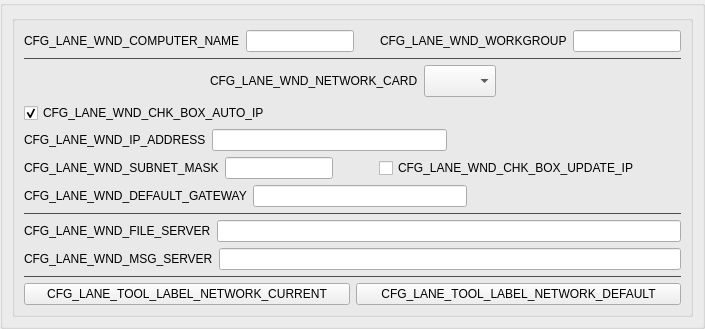
              <widget class="QWidget" name="WDG_NETWORK">
               <property name="minimumSize">
                <size>
                 <width>0</width>
                 <height>0</height>
                </size>
               </property>
               <attribute name="title">
                <string>CFG_LANE_WND_TAB_NETWORK</string>
               </attribute>
               <layout class="QVBoxLayout" name="verticalLayout_10">
                <property name="margin">
                 <number>0</number>
                </property>
                <item>
                 <widget class="QGroupBox" name="grpTAB_NETWORK">
                  <property name="minimumSize">
                   <size>
                    <width>0</width>
                    <height>0</height>
                   </size>
                  </property>
                  <property name="title">
                   <string/>
                  </property>
                  <layout class="QGridLayout" name="gridLayout_3" rowstretch="0">
                   <item row="0" column="0">
                    <widget class="QGroupBox" name="groupBoxNetwork">
                     <property name="title">
                      <string/>
                     </property>
                     <layout class="QVBoxLayout" name="verticalLayout_14">
                      <item>
                       <layout class="QHBoxLayout" name="horizontalLayout_22">
                        <item>
                         <layout class="QHBoxLayout" name="horizontalLayout_18">
                          <item>
                           <widget class="QLabel" name="labelComputerName">
                            <property name="minimumSize">
                             <size>
                              <width>100</width>
                              <height>0</height>
                             </size>
                            </property>
                            <property name="text">
                             <string>CFG_LANE_WND_COMPUTER_NAME</string>
                            </property>
                            <property name="alignment">
                             <set>Qt::AlignLeading|Qt::AlignLeft|Qt::AlignVCenter</set>
                            </property>
                           </widget>
                          </item>
                          <item>
                           <widget class="QLineEdit" name="lineEditComputerName">
                            <property name="text">
                             <string notr="true"/>
                            </property>
                            <property name="maxLength">
                             <number>50</number>
                            </property>
                           </widget>
                          </item>
                         </layout>
                        </item>
                        <item>
                         <spacer name="horizontalSpacer_8">
                          <property name="orientation">
                           <enum>Qt::Horizontal</enum>
                          </property>
                          <property name="sizeHint" stdset="0">
                           <size>
                            <width>20</width>
                            <height>20</height>
                           </size>
                          </property>
                         </spacer>
                        </item>
                        <item>
                         <layout class="QHBoxLayout" name="horizontalLayout_21">
                          <item>
                           <widget class="QLabel" name="labelWorkGroup">
                            <property name="minimumSize">
                             <size>
                              <width>30</width>
                              <height>0</height>
                             </size>
                            </property>
                            <property name="text">
                             <string>CFG_LANE_WND_WORKGROUP</string>
                            </property>
                            <property name="alignment">
                             <set>Qt::AlignLeading|Qt::AlignLeft|Qt::AlignVCenter</set>
                            </property>
                           </widget>
                          </item>
                          <item>
                           <widget class="QLineEdit" name="lineEditWorkGroup">
                            <property name="text">
                             <string notr="true"/>
                            </property>
                            <property name="maxLength">
                             <number>50</number>
                            </property>
                           </widget>
                          </item>
                         </layout>
                        </item>
                       </layout>
                      </item>
                      <item>
                       <widget class="Line" name="line2">
                        <property name="maximumSize">
                         <size>
                          <width>16777215</width>
                          <height>1</height>
                         </size>
                        </property>
                        <property name="styleSheet">
                         <string notr="true">background-color: #4d4d4d;
border: 0px solid #4d4d4d;	
</string>
                        </property>
                        <property name="orientation">
                         <enum>Qt::Horizontal</enum>
                        </property>
                       </widget>
                      </item>
                      <item>
                       <layout class="QVBoxLayout" name="verticalLayout_13">
                        <item>
                         <layout class="QHBoxLayout" name="horizontalLayout_32">
                          <item>
                           <spacer name="horizontalSpacer_10">
                            <property name="orientation">
                             <enum>Qt::Horizontal</enum>
                            </property>
                            <property name="sizeHint" stdset="0">
                             <size>
                              <width>40</width>
                              <height>20</height>
                             </size>
                            </property>
                           </spacer>
                          </item>
                          <item>
                           <widget class="QLabel" name="labelNetworkCard">
                            <property name="text">
                             <string>CFG_LANE_WND_NETWORK_CARD</string>
                            </property>
                            <property name="alignment">
                             <set>Qt::AlignLeading|Qt::AlignLeft|Qt::AlignVCenter</set>
                            </property>
                           </widget>
                          </item>
                          <item>
                           <widget class="QComboBox" name="comboBoxNetworkCard">
                            <property name="enabled">
                             <bool>true</bool>
                            </property>
                            <property name="minimumSize">
                             <size>
                              <width>50</width>
                              <height>32</height>
                             </size>
                            </property>
                            <property name="acceptDrops">
                             <bool>false</bool>
                            </property>
                            <property name="autoFillBackground">
                             <bool>false</bool>
                            </property>
                           </widget>
                          </item>
                          <item>
                           <spacer name="horizontalSpacer_11">
                            <property name="orientation">
                             <enum>Qt::Horizontal</enum>
                            </property>
                            <property name="sizeHint" stdset="0">
                             <size>
                              <width>40</width>
                              <height>20</height>
                             </size>
                            </property>
                           </spacer>
                          </item>
                         </layout>
                        </item>
                        <item>
                         <widget class="QCheckBox" name="checkBoxAutoIp">
                          <property name="enabled">
                           <bool>true</bool>
                          </property>
                          <property name="minimumSize">
                           <size>
                            <width>100</width>
                            <height>0</height>
                           </size>
                          </property>
                          <property name="layoutDirection">
                           <enum>Qt::LeftToRight</enum>
                          </property>
                          <property name="text">
                           <string>CFG_LANE_WND_CHK_BOX_AUTO_IP</string>
                          </property>
                          <property name="checked">
                           <bool>true</bool>
                          </property>
                         </widget>
                        </item>
                        <item>
                         <layout class="QHBoxLayout" name="horizontalLayout_29">
                          <item>
                           <widget class="QLabel" name="labelIpAddress">
                            <property name="minimumSize">
                             <size>
                              <width>100</width>
                              <height>0</height>
                             </size>
                            </property>
                            <property name="text">
                             <string>CFG_LANE_WND_IP_ADDRESS</string>
                            </property>
                            <property name="alignment">
                             <set>Qt::AlignLeading|Qt::AlignLeft|Qt::AlignVCenter</set>
                            </property>
                           </widget>
                          </item>
                          <item>
                           <widget class="QLineEdit" name="lineEditIpAddress">
                            <property name="text">
                             <string notr="true"/>
                            </property>
                            <property name="maxLength">
                             <number>50</number>
                            </property>
                           </widget>
                          </item>
                          <item>
                           <spacer name="horizontalSpacer_12">
                            <property name="orientation">
                             <enum>Qt::Horizontal</enum>
                            </property>
                            <property name="sizeHint" stdset="0">
                             <size>
                              <width>40</width>
                              <height>20</height>
                             </size>
                            </property>
                           </spacer>
                          </item>
                         </layout>
                        </item>
                        <item>
                         <layout class="QHBoxLayout" name="horizontalLayout_30">
                          <item>
                           <widget class="QLabel" name="labelSubnetMask">
                            <property name="minimumSize">
                             <size>
                              <width>100</width>
                              <height>0</height>
                             </size>
                            </property>
                            <property name="text">
                             <string>CFG_LANE_WND_SUBNET_MASK</string>
                            </property>
                            <property name="alignment">
                             <set>Qt::AlignLeading|Qt::AlignLeft|Qt::AlignVCenter</set>
                            </property>
                           </widget>
                          </item>
                          <item>
                           <widget class="QLineEdit" name="lineEditSubnetMask">
                            <property name="text">
                             <string notr="true"/>
                            </property>
                            <property name="maxLength">
                             <number>50</number>
                            </property>
                           </widget>
                          </item>
                          <item>
                           <spacer name="horizontalSpacer_9">
                            <property name="orientation">
                             <enum>Qt::Horizontal</enum>
                            </property>
                            <property name="sizeType">
                             <enum>QSizePolicy::Preferred</enum>
                            </property>
                            <property name="sizeHint" stdset="0">
                             <size>
                              <width>40</width>
                              <height>20</height>
                             </size>
                            </property>
                           </spacer>
                          </item>
                          <item>
                           <widget class="QCheckBox" name="checkBoxUpdateIp">
                            <property name="text">
                             <string>CFG_LANE_WND_CHK_BOX_UPDATE_IP</string>
                            </property>
                           </widget>
                          </item>
                          <item>
                           <spacer name="horizontalSpacer_13">
                            <property name="orientation">
                             <enum>Qt::Horizontal</enum>
                            </property>
                            <property name="sizeHint" stdset="0">
                             <size>
                              <width>40</width>
                              <height>20</height>
                             </size>
                            </property>
                           </spacer>
                          </item>
                         </layout>
                        </item>
                        <item>
                         <layout class="QHBoxLayout" name="horizontalLayout_31">
                          <item>
                           <widget class="QLabel" name="labelDefaultGateway">
                            <property name="minimumSize">
                             <size>
                              <width>100</width>
                              <height>0</height>
                             </size>
                            </property>
                            <property name="text">
                             <string>CFG_LANE_WND_DEFAULT_GATEWAY</string>
                            </property>
                            <property name="alignment">
                             <set>Qt::AlignLeading|Qt::AlignLeft|Qt::AlignVCenter</set>
                            </property>
                           </widget>
                          </item>
                          <item>
                           <widget class="QLineEdit" name="lineEditDefaultGateway">
                            <property name="text">
                             <string notr="true"/>
                            </property>
                            <property name="maxLength">
                             <number>50</number>
                            </property>
                           </widget>
                          </item>
                          <item>
                           <spacer name="horizontalSpacer_14">
                            <property name="orientation">
                             <enum>Qt::Horizontal</enum>
                            </property>
                            <property name="sizeHint" stdset="0">
                             <size>
                              <width>40</width>
                              <height>20</height>
                             </size>
                            </property>
                           </spacer>
                          </item>
                         </layout>
                        </item>
                       </layout>
                      </item>
                      <item>
                       <widget class="Line" name="line">
                        <property name="sizePolicy">
                         <sizepolicy hsizetype="Preferred" vsizetype="Minimum">
                          <horstretch>0</horstretch>
                          <verstretch>0</verstretch>
                         </sizepolicy>
                        </property>
                        <property name="minimumSize">
                         <size>
                          <width>0</width>
                          <height>0</height>
                         </size>
                        </property>
                        <property name="maximumSize">
                         <size>
                          <width>16777215</width>
                          <height>1</height>
                         </size>
                        </property>
                        <property name="font">
                         <font>
                          <pointsize>8</pointsize>
                          <kerning>true</kerning>
                         </font>
                        </property>
                        <property name="autoFillBackground">
                         <bool>false</bool>
                        </property>
                        <property name="styleSheet">
                         <string notr="true">background-color: #4d4d4d;
border: 0px solid #4d4d4d;	</string>
                        </property>
                        <property name="lineWidth">
                         <number>1</number>
                        </property>
                        <property name="orientation">
                         <enum>Qt::Horizontal</enum>
                        </property>
                       </widget>
                      </item>
                      <item>
                       <layout class="QVBoxLayout" name="verticalLayout_12">
                        <item>
                         <layout class="QHBoxLayout" name="horizontalLayout_26">
                          <item>
                           <widget class="QLabel" name="labelFileServer">
                            <property name="minimumSize">
                             <size>
                              <width>100</width>
                              <height>0</height>
                             </size>
                            </property>
                            <property name="text">
                             <string>CFG_LANE_WND_FILE_SERVER</string>
                            </property>
                            <property name="alignment">
                             <set>Qt::AlignLeading|Qt::AlignLeft|Qt::AlignVCenter</set>
                            </property>
                           </widget>
                          </item>
                          <item>
                           <widget class="QLineEdit" name="lineEditFileServer">
                            <property name="text">
                             <string notr="true"/>
                            </property>
                            <property name="maxLength">
                             <number>50</number>
                            </property>
                           </widget>
                          </item>
                         </layout>
                        </item>
                        <item>
                         <layout class="QHBoxLayout" name="horizontalLayout_28">
                          <item>
                           <widget class="QLabel" name="labelMessageServer">
                            <property name="minimumSize">
                             <size>
                              <width>100</width>
                              <height>0</height>
                             </size>
                            </property>
                            <property name="text">
                             <string>CFG_LANE_WND_MSG_SERVER</string>
                            </property>
                            <property name="alignment">
                             <set>Qt::AlignLeading|Qt::AlignLeft|Qt::AlignVCenter</set>
                            </property>
                           </widget>
                          </item>
                          <item>
                           <widget class="QLineEdit" name="lineEditMessageServer">
                            <property name="text">
                             <string notr="true"/>
                            </property>
                            <property name="maxLength">
                             <number>50</number>
                            </property>
                           </widget>
                          </item>
                         </layout>
                        </item>
                       </layout>
                      </item>
                      <item>
                       <widget class="Line" name="line3">
                        <property name="maximumSize">
                         <size>
                          <width>16777215</width>
                          <height>1</height>
                         </size>
                        </property>
                        <property name="styleSheet">
                         <string notr="true">background-color: #4d4d4d;
border: 0px solid #4d4d4d;	</string>
                        </property>
                        <property name="orientation">
                         <enum>Qt::Horizontal</enum>
                        </property>
                       </widget>
                      </item>
                      <item>
                       <layout class="QHBoxLayout" name="horizontalLayout_33">
                        <item>
                         <widget class="QPushButton" name="btnNetGetCurrent">
                          <property name="text">
                           <string>CFG_LANE_TOOL_LABEL_NETWORK_CURRENT</string>
                          </property>
                         </widget>
                        </item>
                        <item>
                         <widget class="QPushButton" name="btnNetGetDefault">
                          <property name="text">
                           <string>CFG_LANE_TOOL_LABEL_NETWORK_DEFAULT</string>
                          </property>
                         </widget>
                        </item>
                       </layout>
                      </item>
                     </layout>
                    </widget>
                   </item>
                  </layout>
                 </widget>
                </item>
               </layout>
              </widget>
